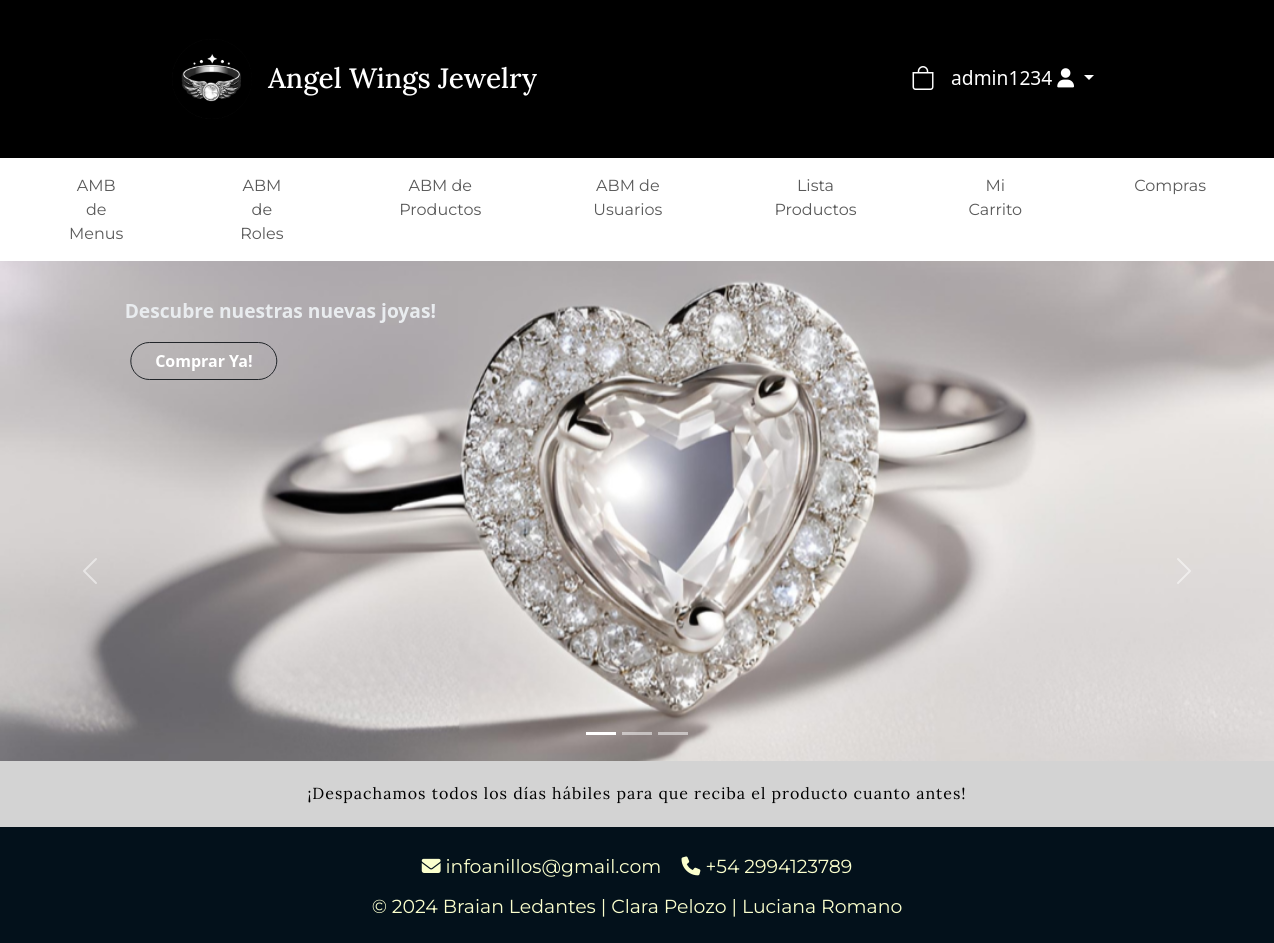
Screenshot of /vista (signed in) with the database file from the repository.
### tables this page shows
CREATE TABLE `usuario` (
  `idusuario` bigint(20) NOT NULL,
  `usnombre` varchar(50) NOT NULL,
  `uspass` varchar(500) NOT NULL,
  `usmail` varchar(50) NOT NULL,
  `usdeshabilitado` timestamp NULL DEFAULT NULL
);

CREATE TABLE `menu` (
  `idmenu` bigint(20) NOT NULL,
  `menombre` varchar(50) NOT NULL COMMENT 'Nombre del item del menu',
  `medescripcion` varchar(124) NOT NULL COMMENT 'Descripcion mas detallada del item del menu',
  `idpadre` bigint(20) DEFAULT NULL COMMENT 'Referencia al id del menu que es subitem',
  `medeshabilitado` timestamp NULL DEFAULT current_timestamp() COMMENT 'Fecha en la que el menu fue deshabilitado por ultima vez'
);

### control/Sesion.php (called while the page is built, shortened)
<?php
class Sesion
{
    public function obtenerMenusDelUsuario()
    {
        $menus = array();
        if ($this->estaActiva()) {
            $idusuario = $_SESSION['idusuario'];
            $abmUsuarioRol = new ABMUsuarioRol();
            $rolesUsuario = $abmUsuarioRol->buscar(['idusuario' => $idusuario]);
            foreach ($rolesUsuario as $rolUsuario) {
                $rol = $rolUsuario->getobjrol();
                $abmMenuRol = new ABMMenuRol();
                $menusRol = $abmMenuRol->buscar(['idrol' => $rol->getidrol()]);
                foreach ($menusRol as $menuRol) {
                    $menu = $menuRol->getobjMenu();
                    $idMenu = $menu->getidmenu();
                    $menus[$idMenu] = $menu;
                }
            }
        }
        return $menus;
    }
    public function getUsuario(): Usuario | null
    {
        $abmUsuario = new abmusuario();
        $where = ['idusuario' => $_SESSION['idusuario']];
        $listaUsuarios = $abmUsuario->buscar($where);
        if ($listaUsuarios >= 1) {
            $datosUsuario = $listaUsuarios[0];
        }
        return $datosUsuario;
    }
    public function estaActiva()
    {
        $habilitado = false;
        if (isset($_SESSION['idusuario'])) {
            $idusuario = $_SESSION['idusuario'];
            $abmUsuario = new ABMUsuario();
            $usuario = $abmUsuario->buscar(['idusuario' => $idusuario])[0];
            $habilitado = $usuario->getusdeshabilitado() == '0000-00-00 00:00:00';
        }
        return $habilitado;
    }
}

### modelo/Usuario.php (called while the page is built, shortened)
<?php
class Usuario
{
    private $idusuario;
    private $usnombre;
    private $usdeshabilitado;
    public function __construct()
    {
        $this->idusuario = "";
        $this->usnombre = "";
        $this->usdeshabilitado = "";
    }
    public function getidusuario()
    {
        return $this->idusuario;
    }
    public function setidusuario($idusuario)
    {
        $this->idusuario = $idusuario;
    }
    public function getusnombre()
    {
        return $this->usnombre;
    }
    public function setusnombre($usnombre)
    {
        $this->usnombre = $usnombre;
    }
    public function getusdeshabilitado()
    {
        return $this->usdeshabilitado;
    }
    public function setusdeshabilitado($usdeshabilitado)
    {
        $this->usdeshabilitado = $usdeshabilitado;
    }
    public function cargar()
    {
        $resp = false;
        $db = new BaseDatos();
        $sql = "SELECT * FROM usuario WHERE idusuario = " . $this->getidusuario();
        if ($db->Iniciar()) {
            $res = $db->Ejecutar($sql);
            if ($res > -1) {
                if ($res > 0) {
                    $row = $db->Registro();
                }
            }
        } else {
            $this->setmensajeoperacion("usuarios->listar: " . $db->getError());
        }
        return $resp;
    }
    public function listar($parametro = "")
    {
        $arreglo = array();
        $db = new BaseDatos();
        $sql = "SELECT * FROM usuario ";
        if ($parametro != "") {
            $sql .= 'WHERE ' . $parametro;
        }
        if ($db->Iniciar()) {
            $res = $db->Ejecutar($sql);
            if ($res > -1) {
                if ($res > 0) {
                    while ($row = $db->Registro()) {
                        $obj = new Usuario();
                        $obj->setidusuario($row['idusuario']);
                        $obj->cargar();
                        array_push($arreglo, $obj);
                    }
                }
            } else {
                $this->setmensajeoperacion("usuarios->listar: " . $db->getError());
            }
        }
        return $arreglo;
    }
}

### modelo/Conector/BaseDatos.php (called while the page is built, shortened)
<?php
class BaseDatos extends PDO
{
    private $conec;
    private $indice;
    private $resultado;
    public function __construct()
    {
        $this->indice = 0;
        try {
            $this->conec = true;
        } catch (PDOException $e) {
            $this->error = $e->getMessage();
            $this->conec = false;
        }
    }
    public function Iniciar()
    {
        return $this->getConec();
    }
    public function getConec()
    {
        return $this->conec;
    }
    public function setSQL($e)
    {
        return "\n" . $this->sql = $e;
    }
    public function Ejecutar($sql)
    {
        if (stristr($sql, "select")) {
            $resp =  $this->EjecutarSelect($sql);
        }
        return $resp;
    }
    private function EjecutarSelect($sql)
    {
        $cant = -1;
        try {
            $resultado = parent::query($sql);
            if ($resultado) {
                $arregloResult = $resultado->fetchAll();
                $cant = count($arregloResult);
            }
        } catch (PDOException $e) {
            $this->analizarDebug();
        }
        return $cant;
    }
    public function Registro()
    {
        $filaActual = false;
        $indiceActual = $this->getIndice();
        if ($indiceActual >= 0) {
            $filas = $this->getResultado();
            if ($indiceActual < count($filas)) {
                $filaActual =  $filas[$indiceActual];
            } else {
                $this->setIndice(-1);
            }
        }
        return $filaActual;
    }
    private function setIndice($valor)
    {
        $this->indice = $valor;
    }
    private function getIndice()
    {
        return $this->indice;
    }
    private function setResultado($valor)
    {
        $this->resultado = $valor;
    }
    private function getResultado()
    {
        return $this->resultado;
    }
}

### control/ABMUsuario.php (called while the page is built, shortened)
<?php
class ABMUsuario
{
    public function buscar($param)
    {
        $where = " true ";
        if ($param <> NULL) {
            if (isset($param['idusuario']))
                $where .= " and idusuario =" . $param['idusuario'];
        }
        $usuario = new Usuario();
        $arreglo = $usuario->listar($where);
        return $arreglo;
    }
}

### util/funciones.php (called while the page is built, shortened)
<?php
spl_autoload_register(function ($class_name) {
    $directorys = array(
        $GLOBALS['ROOT'] . 'modelo/',
        $GLOBALS['ROOT'] . 'modelo/conector/',
        $GLOBALS['ROOT'] . 'control/',
    );
    $continue = true;
    $pos = 0;
    while ($continue && $pos < count($directorys)) {
        if (file_exists($directorys[$pos] . $class_name . '.php')) {
            $continue = false;
        }
        $pos++;
    }
});
?>

### modelo/Rol.php (called while the page is built, shortened)
<?php
class Rol
{
    private $idrol;
    public function __construct()
    {
        $this->idrol = "";
    }
    public function getidrol()
    {
        return $this->idrol;
    }
    public function setidrol($idrol)
    {
        $this->idrol = $idrol;
    }
    public function cargar()
    {
        $resp = false;
        $db = new BaseDatos();
        $sql = "SELECT * FROM rol WHERE idrol = " . $this->getidrol();
        if ($db->Iniciar()) {
            $res = $db->Ejecutar($sql);
            if ($res > -1) {
                if ($res > 0) {
                    $row = $db->Registro();
                }
            }
        } else {
            $this->setmensajeoperacion("rol->listar: " . $db->getError());
        }
        return $resp;
    }
}

### modelo/UsuarioRol.php (called while the page is built, shortened)
<?php
class UsuarioRol
{
    private $objusuario;
    private $objrol;
    public function __construct()
    {
        $this->objusuario = new Usuario();
        $this->objrol = new Rol();
    }
    public function getobjusuario()
    {
        return $this->objusuario;
    }
    public function setobjusuario($objusuario)
    {
        $this->objusuario = $objusuario;
    }
    public function getobjrol()
    {
        return $this->objrol;
    }
    public function setobjrol($objrol)
    {
        $this->objrol = $objrol;
    }
    public function cargar()
    {
        $resp = false;
        $db = new BaseDatos();
        $sql = "SELECT * FROM usuariorol WHERE idrol = " . $this->getobjrol()->getidrol() . " AND idusuario = " . $this->getobjusuario()->getidusuario() . ";";
        if ($db->Iniciar()) {
            $res = $db->Ejecutar($sql);
            if ($res > -1) {
                if ($res > 0) {
                    $row = $db->Registro();
                    $obj1 = new Usuario();
                    $obj2 = new Rol();
                    $obj2->setidrol($row['idrol']);
                    $obj2->cargar();
                }
            }
        } else {
            $this->setmensajeoperacion("usuariorol->listar: " . $db->getError());
        }
        return $resp;
    }
    public function listar($parametro = "")
    {
        $arreglo = array();
        $db = new BaseDatos();
        $sql = "SELECT * FROM usuariorol ";
        if ($parametro != "") {
            $sql .= 'WHERE ' . $parametro;
        }
        if ($db->Iniciar()) {
            $res = $db->Ejecutar($sql);
            if ($res > -1) {
                if ($res > 0) {
                    while ($row = $db->Registro()) {
                        $obj = new UsuarioRol();
                        $obj->getobjusuario()->setidusuario($row['idusuario']);
                        $obj->getobjrol()->setidrol($row['idrol']);
                        $obj->cargar();
                        array_push($arreglo, $obj);
                    }
                }
            } else {
                $this->setmensajeoperacion("usuariorol->listar: " . $db->getError());
            }
        }
        return $arreglo;
    }
}

### control/ABMUsuarioRol.php (called while the page is built, shortened)
<?php
class ABMUsuarioRol
{
    public function buscar($param)
    {
        $where = " true ";
        if ($param != null) {
            if (isset($param['idusuario'])) {
                $where .= " and idusuario ='" . $param['idusuario'] . "'";
            }
        }
        $rolUsuario = new UsuarioRol();
        $arreglo = $rolUsuario->listar($where);
        return $arreglo;
    }
}
?>

### vista/estructura/cabecera.php (the view, shortened to what this page needs)
<?php
$session = new Sesion();
$menus = $session->obtenerMenusDelUsuario();
?>
<header class="position-auto top-0 shadow mb-3">
    <nav class="navbar navbar-expand-lg navbar-dark" style="background-color: #000; padding: 30px 160px;">
        <div class="container-fluid">
            <a class="nav-link" href="/pwd-tpf/index.php">
                <div class="d-flex align-items-center">
                    <img class="ms-auto me-3" style="height: 80px; width: auto;" src="/pwd-tpf/vista/assets/imagenes/angelwings.png" alt="logo Angel Wings">
                    <h3 id="titulo" class="mb-0 text-white">Angel Wings Jewelry</h3>
                </div>
            </a>
            <div class="collapse navbar-collapse" id="navbarNav">
                <ul class="navbar-nav ms-auto">
                    <li class="nav-item sesion">
                    <a href="/pwd-tpf/vista/listaProductos/index.php" class="nav-link">
                        <div class="icono-carrito-container">
                            <i class="bi bi-bag icono-carrito"></i>
                        </div>
                    </a>
                    </li>
                        <?php if ($session->estaActiva()) {
                            $usuarioActivo = $session->getUsuario();
                            if (is_object($usuarioActivo)) {
                                $nombreUsuario = $usuarioActivo->getUsnombre();
                            } else {
                                $nombreUsuario = 'Invitado';
                            }
                        ?>
                            <li class="nav-item dropdown">
                                <a id="opcionUsuario" class="nav-link dropdown-toggle" data-bs-toggle="dropdown" aria-expanded="false">
                                <?php echo $nombreUsuario; ?>     <i class="fas fa-user"></i>
                                </a>
                            </li>
                        <?php } else { ?>
                            <li class="nav-item sesion">
                                <a href="/pwd-tpf/Vista/login" class="nav-link"><i class="fas fa-user"></i></a>
                            </li>
                        <?php } ?>
                </ul>
            </div>
        </div>
    </nav>
    <nav id="menuDinamico"class="navbar navbar-expand-lg">
        <div class="container-fluid">
            <div class="collapse navbar-collapse" id="navbarSupportedContent">
                <ul class="navbar-nav me-auto mx-auto mb-2 mb-lg-0">
                <?php if (empty($menus)) { ?>
                    <li class="nav-item">
                        <span class="nav-link">¡Explora nuestros productos y encuentra el anillo perfecto para ti! ♡ </span>
                    </li>
                <?php } else { ?>
                    <?php foreach ($menus as $m) { ?>
                        <li class="nav-item mx-5">
                            <a class="nav-link" href="/pwd-tpf/vista<?= $m->getMedescripcion() ?>"><?= $m->getMenombre() ?></a>
                        </li>
                    <?php } ?>
                <?php } ?>
                </ul>
            </div>
        </div>
    </nav>
</header>

### rows the page displays
usuario: usnombre "admin1234"
menu: menombre "AMB de Menus"
menu: menombre "ABM de Roles"
menu: menombre "ABM de Productos"
menu: menombre "ABM de Usuarios"
menu: menombre "Lista Productos"
menu: menombre "Mi Carrito"
menu: menombre "Compras"
